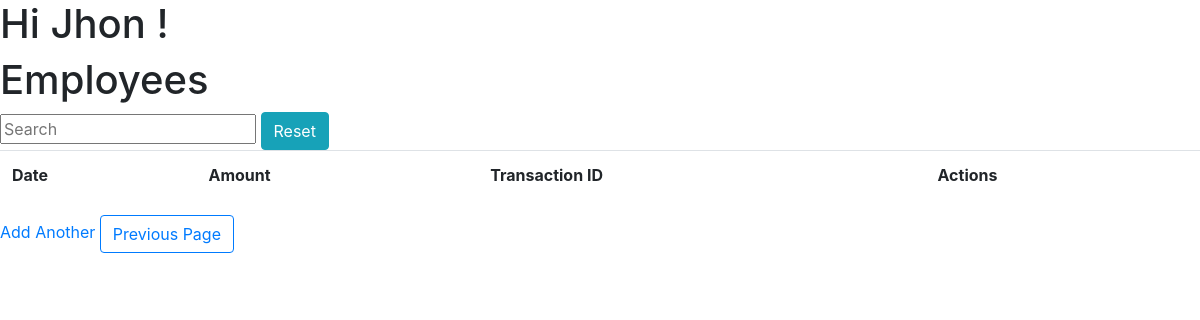
Page /payslip/view/13 (signed in) on the earlier database version.
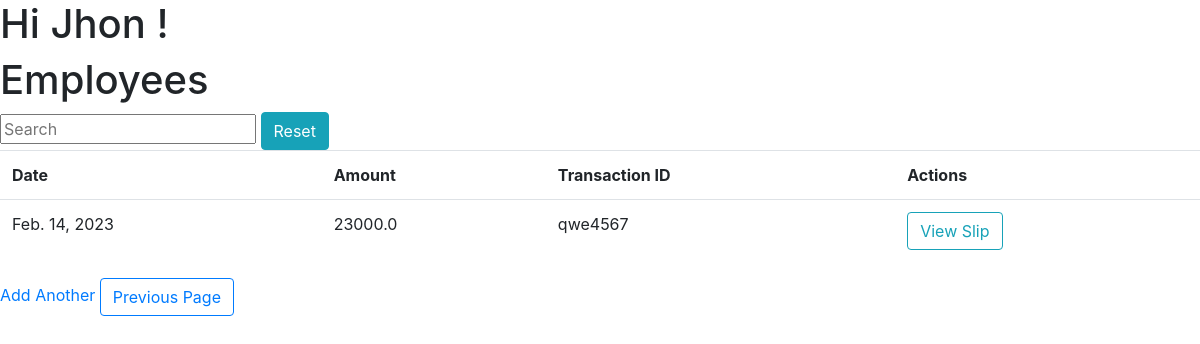
Same page on the later database version.
### ERP/models.py (models this page shows, shortened)
class PaySlip(models.Model):
    employee = models.ForeignKey(Employee , null=True , blank= True ,  on_delete= models.SET_NULL)
    amount = models.FloatField()
    date = models.DateField(default= datetime.date.today)
    slip = models.FileField(upload_to='media/payslips')
    txnid = models.CharField(max_length=100)

### account/decorators.py (the view)
        def wrapper(request , *args, **kwargs):
            group = None
            role = request.user.role
            print(role)
            if role in allowed_roles:
                return view_func(request , *args, **kwargs)
            else :
                print('User Not allowed')
                return redirect('unauth_page')

### ERP/views.py (called while the page is built)
@login_required(login_url= 'login_page')
@allowed_users(allowed_roles=[User.Role.ADMIN])
def show_pay_slips(request , pk):
    employee = Employee.objects.get(id = pk)
    slips = PaySlip.objects.filter(employee = employee)
    context = {
        'slips' : slips,
        'emp_id' : pk,
        }
    return render(request , 'ERP/HR/pay_slips_page.html',context)

### templates/ERP/HR/pay_slips_page.html
{% extends 'ERP/base.html' %}
{% load static %}
{% block content %}
<h1>Hi {{request.user}} !</h1>
<h1>Employees</h1>
{% include 'ERP/search_widget.html' %}
<table id="myTable" class = 'table'>
    <tr>
        <th>Date</th>
        <th>Amount</th>
        <th>Transaction ID</th>
        <th>Actions</th>
        </tr>
        {% for slip in slips %}
        <tr>
            <td>{{slip.date}}</td>
            <td>{{slip.amount}}</td>
            <td>{{slip.txnid}}</td>
            <td>
               <a class="btn btn-outline-info" href=" {{slip.slip.url}} ">View Slip</a>
            </td>
        </tr>
        {% endfor %}
        </table>
<a href="{% url 'add_pay_slip' emp_id %}"> Add Another</a>
<input class="btn btn-outline-primary" type=button value="Previous Page" onClick="javascript:history.go(-1);">
{% endblock %}

Differences in the rows shown:
added PaySlip: date "Feb. 14, 2023", amount "23000.0", txnid "qwe4567"
